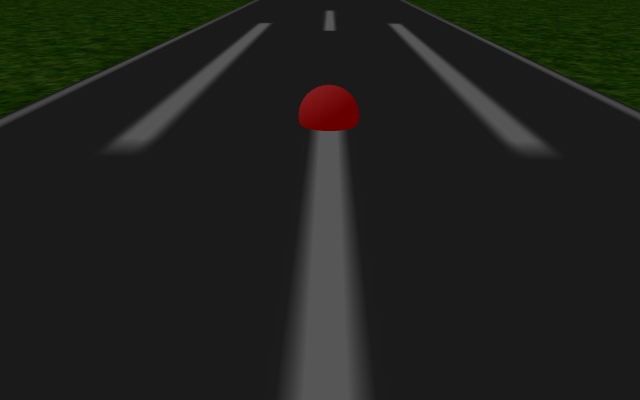
#> input picture raw_data/image/20200309-212349/20200309-212744.jpg, 640 x 400 px, found by its file name
$ python hsv_segm.py
#> lines starting #> are read from the running program, lines starting #| are printed output that depends on the picture; after the words box and inside, x2 and y2 are one past the last pixel; in counts of white or black regions, pixels touching at a corner belong together
#!/usr/bin/env python
import cv2
import numpy as np

def test():
	in_image = cv2.imread('/home/fatguru/Desktop/20200309-212744.jpg')
#> in_image is the input picture: shape (400, 640, 3); mean B, G, R 28.6, 32.6, 31.3
	COLOUR_MIN = np.array([ 0, 0, 0.4])
	COLOUR_MAX = np.array([ 0.5, 0.5, 1])
	hsv = cv2.cvtColor(in_image, cv2.COLOR_BGR2HSV)
#> hsv: shape (400, 640, 3); mean H, S, V 7, 27.7, 33.6
	HSV_min = np.array([0, 128, 95])
	HSV_max = np.array([179, 255, 136])
	mask = cv2.inRange(hsv, HSV_min, HSV_max)
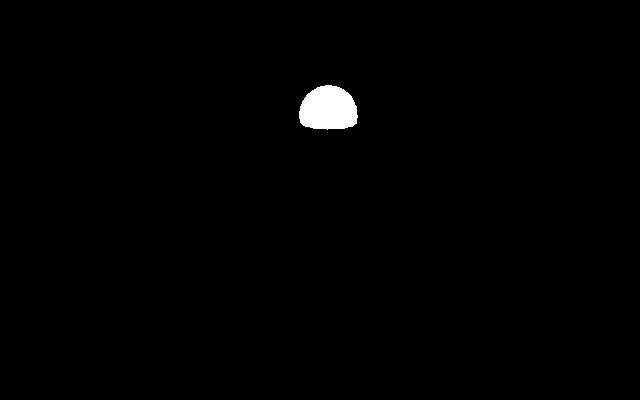
#> mask: shape (400, 640); 0.82% white; 1 white region, box (x1, y1, x2, y2) and area: (299, 85, 358, 130) 2106
	cv2.imshow('mask', mask)
	cv2.waitKey(0)
	cv2.destroyAllWindows()
	cv2.imwrite('/home/fatguru/Desktop/20200309-212744_mask.jpg', mask)
def main():
	# print cv2.__version__
	test()

if __name__ == '__main__':
	main()

$ run again, with raw_data/image/20200309-212349/20200309-212807.jpg copied over raw_data/image/20200309-212349/20200309-212744.jpg
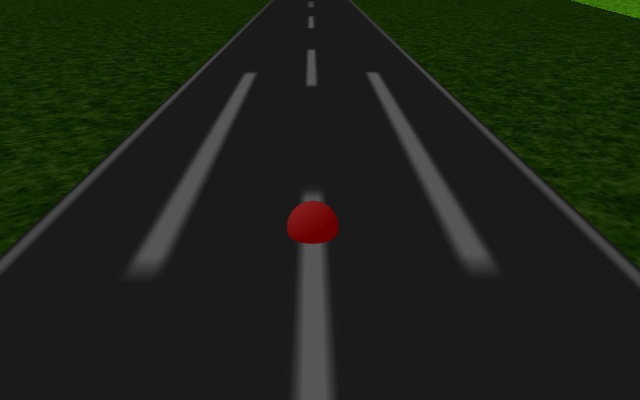
#> input picture raw_data/image/20200309-212349/20200309-212807.jpg, 640 x 400 px, found by its file name
#> in test, in_image is the input picture: shape (400, 640, 3); mean B, G, R 23.7, 34.6, 29.3
#> hsv: shape (400, 640, 3); mean H, S, V 16, 68.1, 35.3
#> in test, `mask = cv2.inRange(hsv, HSV_min, HSV_max)`:
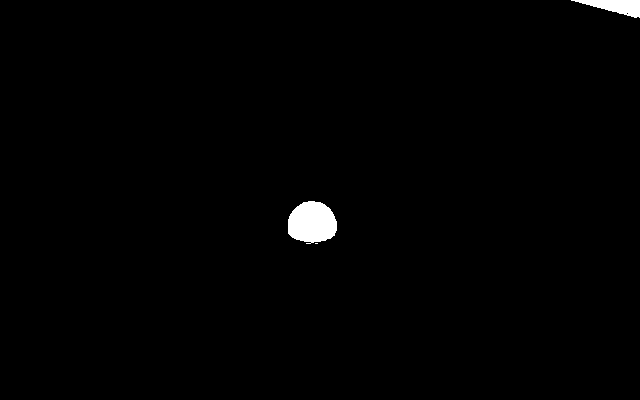
#> mask: shape (400, 640); 0.9% white; 3 white regions (1 under 20 px), largest, box (x1, y1, x2, y2) and area: (288, 201, 337, 244) 1641, (571, 0, 640, 18) 666
